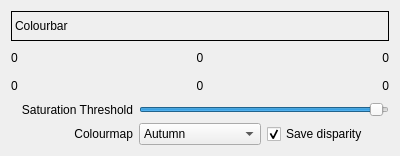
<?xml version="1.0" encoding="UTF-8"?>
<ui version="4.0">
 <class>DisparityViewer</class>
 <widget class="QWidget" name="DisparityViewer">
  <property name="geometry">
   <rect>
    <x>0</x>
    <y>0</y>
    <width>400</width>
    <height>156</height>
   </rect>
  </property>
  <property name="sizePolicy">
   <sizepolicy hsizetype="Preferred" vsizetype="Fixed">
    <horstretch>0</horstretch>
    <verstretch>0</verstretch>
   </sizepolicy>
  </property>
  <property name="minimumSize">
   <size>
    <width>400</width>
    <height>0</height>
   </size>
  </property>
  <property name="maximumSize">
   <size>
    <width>400</width>
    <height>16777215</height>
   </size>
  </property>
  <property name="windowTitle">
   <string>Form</string>
  </property>
  <layout class="QGridLayout" name="gridLayout">
   <item row="4" column="3">
    <widget class="QComboBox" name="colourmapComboBox">
     <item>
      <property name="text">
       <string>Autumn</string>
      </property>
     </item>
     <item>
      <property name="text">
       <string>Bone</string>
      </property>
     </item>
     <item>
      <property name="text">
       <string>Jet</string>
      </property>
     </item>
     <item>
      <property name="text">
       <string>Winter</string>
      </property>
     </item>
     <item>
      <property name="text">
       <string>Rainbow</string>
      </property>
     </item>
     <item>
      <property name="text">
       <string>Ocean</string>
      </property>
     </item>
     <item>
      <property name="text">
       <string>Summer</string>
      </property>
     </item>
     <item>
      <property name="text">
       <string>Spring</string>
      </property>
     </item>
     <item>
      <property name="text">
       <string>Cool</string>
      </property>
     </item>
     <item>
      <property name="text">
       <string>HSV</string>
      </property>
     </item>
     <item>
      <property name="text">
       <string>Pink</string>
      </property>
     </item>
     <item>
      <property name="text">
       <string>Hot</string>
      </property>
     </item>
     <item>
      <property name="text">
       <string>Parula</string>
      </property>
     </item>
    </widget>
   </item>
   <item row="3" column="2">
    <widget class="QLabel" name="label_4">
     <property name="text">
      <string>Saturation Threshold</string>
     </property>
     <property name="alignment">
      <set>Qt::AlignRight|Qt::AlignTrailing|Qt::AlignVCenter</set>
     </property>
    </widget>
   </item>
   <item row="1" column="3">
    <widget class="QLabel" name="disparityRangeLabel">
     <property name="text">
      <string>0</string>
     </property>
     <property name="alignment">
      <set>Qt::AlignCenter</set>
     </property>
    </widget>
   </item>
   <item row="4" column="2">
    <widget class="QLabel" name="label_3">
     <property name="layoutDirection">
      <enum>Qt::LeftToRight</enum>
     </property>
     <property name="text">
      <string>Colourmap</string>
     </property>
     <property name="alignment">
      <set>Qt::AlignRight|Qt::AlignTrailing|Qt::AlignVCenter</set>
     </property>
    </widget>
   </item>
   <item row="0" column="2" colspan="3">
    <widget class="QLabel" name="colourbar">
     <property name="minimumSize">
      <size>
       <width>0</width>
       <height>30</height>
      </size>
     </property>
     <property name="maximumSize">
      <size>
       <width>400</width>
       <height>30</height>
      </size>
     </property>
     <property name="autoFillBackground">
      <bool>false</bool>
     </property>
     <property name="styleSheet">
      <string notr="true">border: 1px solid black</string>
     </property>
     <property name="text">
      <string>Colourbar</string>
     </property>
    </widget>
   </item>
   <item row="1" column="2">
    <widget class="QLabel" name="maxDisparityLabel">
     <property name="sizePolicy">
      <sizepolicy hsizetype="Preferred" vsizetype="Preferred">
       <horstretch>0</horstretch>
       <verstretch>0</verstretch>
      </sizepolicy>
     </property>
     <property name="text">
      <string>0</string>
     </property>
    </widget>
   </item>
   <item row="1" column="4">
    <widget class="QLabel" name="minDisparityLabel">
     <property name="sizePolicy">
      <sizepolicy hsizetype="Preferred" vsizetype="Minimum">
       <horstretch>0</horstretch>
       <verstretch>0</verstretch>
      </sizepolicy>
     </property>
     <property name="text">
      <string>0</string>
     </property>
     <property name="alignment">
      <set>Qt::AlignRight|Qt::AlignTrailing|Qt::AlignVCenter</set>
     </property>
    </widget>
   </item>
   <item row="2" column="2">
    <widget class="QLabel" name="minDepthLabel">
     <property name="text">
      <string>0</string>
     </property>
    </widget>
   </item>
   <item row="2" column="4">
    <widget class="QLabel" name="maxDepthLabel">
     <property name="text">
      <string>0</string>
     </property>
     <property name="alignment">
      <set>Qt::AlignRight|Qt::AlignTrailing|Qt::AlignVCenter</set>
     </property>
    </widget>
   </item>
   <item row="2" column="3">
    <widget class="QLabel" name="depthRangeLabel">
     <property name="text">
      <string>0</string>
     </property>
     <property name="alignment">
      <set>Qt::AlignCenter</set>
     </property>
    </widget>
   </item>
   <item row="4" column="4">
    <widget class="QCheckBox" name="checkBoxSaveDisparity">
     <property name="text">
      <string>Save disparity</string>
     </property>
     <property name="checked">
      <bool>true</bool>
     </property>
    </widget>
   </item>
   <item row="3" column="3" colspan="2">
    <widget class="QSlider" name="intensityThresholdSlider">
     <property name="sizePolicy">
      <sizepolicy hsizetype="Expanding" vsizetype="Fixed">
       <horstretch>0</horstretch>
       <verstretch>0</verstretch>
      </sizepolicy>
     </property>
     <property name="maximum">
      <number>255</number>
     </property>
     <property name="value">
      <number>250</number>
     </property>
     <property name="orientation">
      <enum>Qt::Horizontal</enum>
     </property>
    </widget>
   </item>
  </layout>
 </widget>
 <resources/>
 <connections/>
</ui>
